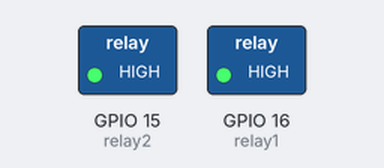
This program was run on a simulated Raspberry Pi (BCM pin numbers). Parts: switched loads named in the program (green lamp = pin HIGH). Dashed ring = blinking.

Above: at 0.2 s.
Timing chart, 0 to 3.0 s (numbered marks = the images above):
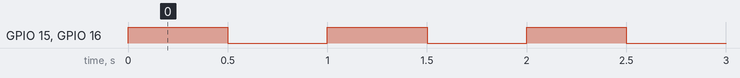

Measured:
- by itself, GPIO 15 (relay2), GPIO 16 (relay1): alternates HIGH for 0.50 s and LOW for 0.50 s

The program:

relay_test.py
```python
import RPi.GPIO as GPIO
import time


relay1 = 16
relay2 = 15

GPIO.setmode(GPIO.BCM)
GPIO.setup(relay1, GPIO.OUT)
GPIO.setup(relay2, GPIO.OUT)

if __name__ == "__main__":

    while True:
        GPIO.output(relay1, GPIO.HIGH)
        GPIO.output(relay2, GPIO.HIGH)

        time.sleep(0.5)
        GPIO.output(relay1, GPIO.LOW)
        GPIO.output(relay2, GPIO.LOW)
        time.sleep(0.5)
```
